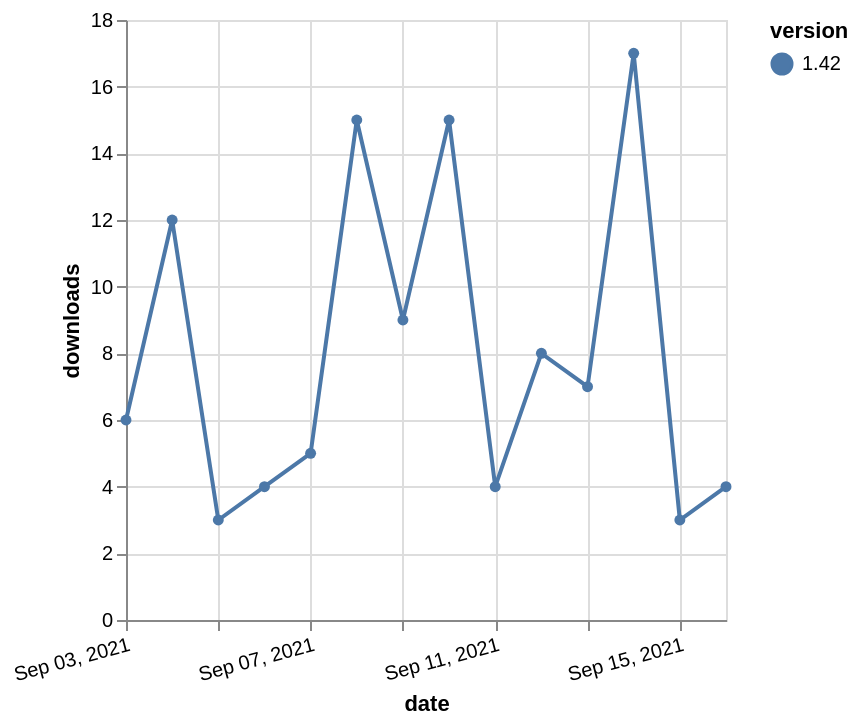

The Vega-Lite source for this figure:
### Vega-Lite specification from a JSON file in a GitHub repository (floating-point values rounded to 4 significant figures)
{"$schema": "https://vega.github.io/schema/vega-lite/v5.json", "description": "A simple bar chart with embedded data.", "data": {"values": [{"date": "2021-09-03", "total": 8548, "delta": 6, "version": "1.42"}, {"date": "2021-09-04", "total": 8560, "delta": 12, "version": "1.42"}, {"date": "2021-09-05", "total": 8563, "delta": 3, "version": "1.42"}, {"date": "2021-09-06", "total": 8567, "delta": 4, "version": "1.42"}, {"date": "2021-09-07", "total": 8572, "delta": 5, "version": "1.42"}, {"date": "2021-09-08", "total": 8587, "delta": 15, "version": "1.42"}, {"date": "2021-09-09", "total": 8596, "delta": 9, "version": "1.42"}, {"date": "2021-09-10", "total": 8611, "delta": 15, "version": "1.42"}, {"date": "2021-09-11", "total": 8615, "delta": 4, "version": "1.42"}, {"date": "2021-09-12", "total": 8623, "delta": 8, "version": "1.42"}, {"date": "2021-09-13", "total": 8630, "delta": 7, "version": "1.42"}, {"date": "2021-09-14", "total": 8647, "delta": 17, "version": "1.42"}, {"date": "2021-09-15", "total": 8650, "delta": 3, "version": "1.42"}, {"date": "2021-09-16", "total": 8654, "delta": 4, "version": "1.42"}]}, "width": "container", "mark": {"type": "line", "point": {"filled": true}}, "encoding": {"x": {"field": "date", "type": "temporal", "timeUnit": "yearmonthdate", "title": "date", "axis": {"labelAngle": -15}}, "y": {"field": "delta", "type": "quantitative", "title": "downloads"}, "color": {"field": "version", "type": "nominal"}, "tooltip": {"field": "delta"}}}
